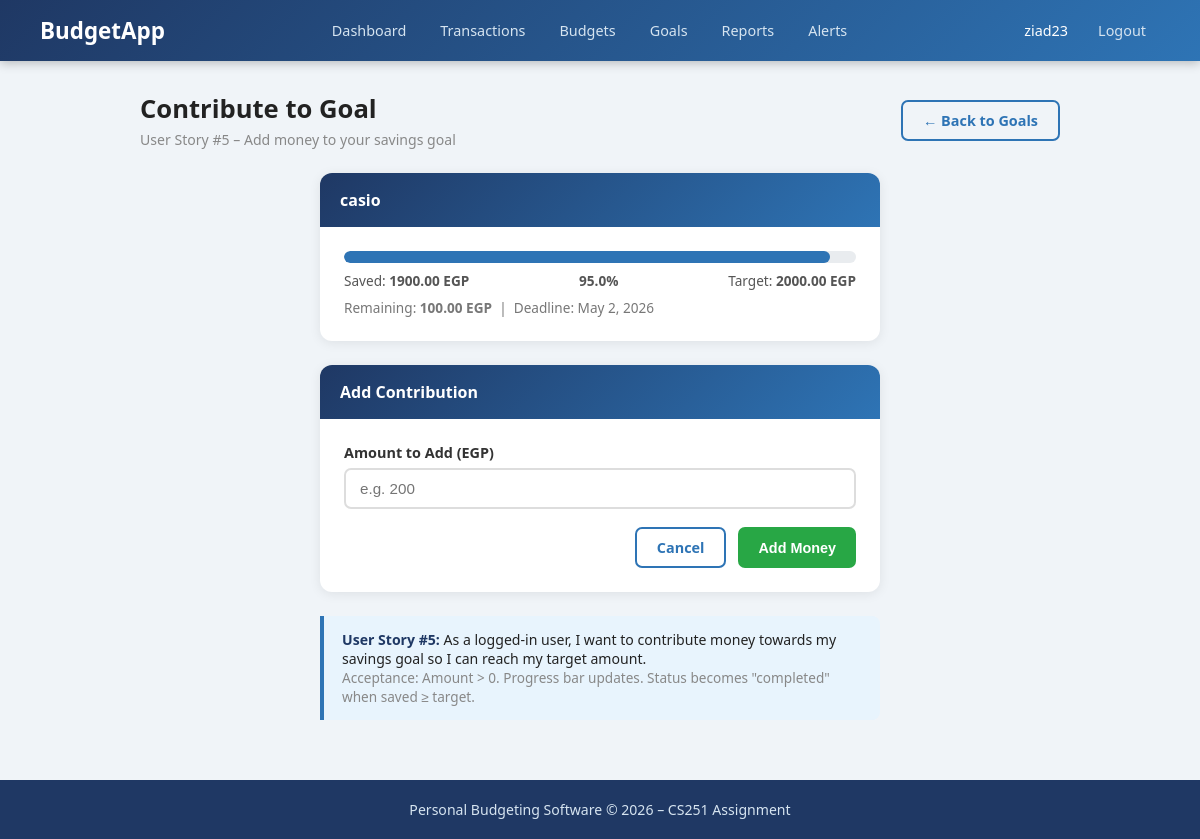
Screenshot of /goals/contribute/2/ (signed in) with the database file from the repository.
### budget/models.py (models this page shows, shortened)
class SavingsGoal(models.Model):
    STATUS_CHOICES = [
        ('active',    'Active'),
        ('completed', 'Completed'),
        ('paused',    'Paused'),
    ]
    user           = models.ForeignKey(User, on_delete=models.CASCADE)
    name           = models.CharField(max_length=200)
    target_amount  = models.DecimalField(max_digits=10, decimal_places=2)
    current_amount = models.DecimalField(max_digits=10, decimal_places=2, default=0)
    deadline       = models.DateField()
    status         = models.CharField(max_length=10, choices=STATUS_CHOICES, default='active')
    created_at     = models.DateTimeField(auto_now_add=True)
    def get_completion_percentage(self):
        if self.target_amount == 0:
            return 0
        pct = (self.current_amount / self.target_amount) * 100
        return round(min(pct, 100), 1)
    class Meta:
        ordering = ['deadline']

### budget/views.py (the view, shortened to what this page needs)
# urls.py: path('goals/contribute/<int:goal_id>/', views.contribute_to_goal_view, name='contribute'),
@login_required
def contribute_to_goal_view(request, goal_id):
    goal   = get_object_or_404(SavingsGoal, id=goal_id, user=request.user)
    errors = {}
    return render(request, 'budget/contribute.html', {
        'goal': goal,
        'errors': errors,
        'remaining': goal.target_amount - goal.current_amount,
    })

### budget/templates/budget/contribute.html (shortened to what this page needs)
{% extends 'budget/base.html' %}
{% block content %}
<div class="page-header">
    <div>
        <h2>Contribute to Goal</h2>
        <p>User Story #5 – Add money to your savings goal</p>
    </div>
    <a href="{% url 'goals' %}" class="btn btn-outline">&#8592; Back to Goals</a>
</div>
<div style="max-width:560px; margin:0 auto;">
    <div class="card" style="margin-bottom:24px;">
        <div class="card-header">{{ goal.name }}</div>
        <div class="card-body">
            <div class="progress-wrap" style="margin-bottom:8px;">
                <div
                    class="progress-bar {% if goal.status == 'completed' %}progress-green{% else %}progress-blue{% endif %}"
                    data-width="{{ goal.get_completion_percentage }}"
                ></div>
            </div>
            <div style="display:flex; justify-content:space-between; font-size:0.85rem; color:#555; margin-bottom:8px;">
                <span>Saved: <strong>{{ goal.current_amount }} EGP</strong></span>
                <span><strong>{{ goal.get_completion_percentage }}%</strong></span>
                <span>Target: <strong>{{ goal.target_amount }} EGP</strong></span>
            </div>
            <div style="margin-top:8px; font-size:0.85rem; color:#777;">
                Remaining: <strong>{{ remaining }} EGP</strong> &nbsp;|&nbsp;
                Deadline: {{ goal.deadline }}
            </div>
        </div>
    </div>
    <div class="card">
        <div class="card-header">Add Contribution</div>
        <div class="card-body">
            <form method="POST" action="{% url 'contribute' goal.id %}">
                <div class="form-group">
                    <label for="amount">Amount to Add (EGP)</label>
                    <input
                        type="number"
                        id="amount"
                        name="amount"
                        class="form-control"
                        placeholder="e.g. 200"
                        step="0.01"
                        min="0.01"
                    >
                </div>
                <div style="display:flex; gap:12px; justify-content:flex-end;">
                    <a href="{% url 'goals' %}" class="btn btn-outline">Cancel</a>
                    <button type="submit" class="btn btn-success">Add Money</button>
                </div>
            </form>
        </div>
    </div>
    <div class="info-box">
        <strong>User Story #5:</strong> As a logged-in user, I want to contribute money
        towards my savings goal so I can reach my target amount.<br>
        <span class="text-muted">
            Acceptance: Amount &gt; 0. Progress bar updates.
            Status becomes "completed" when saved &ge; target.
        </span>
    </div>
</div>
{% endblock %}

### budget/templates/budget/base.html (shortened to what this page needs)
<!DOCTYPE html>
<html lang="en">
<head>
</head>
<body>
<nav class="navbar">
    <a class="navbar-brand" href="{% url 'dashboard' %}">BudgetApp</a>
    {% if user.is_authenticated %}
    <div class="nav-links">
        <a href="{% url 'dashboard' %}">Dashboard</a>
        <a href="{% url 'transaction_list' %}">Transactions</a>
        <a href="{% url 'budget_list' %}">Budgets</a>
        <a href="{% url 'goals' %}">Goals</a>
        <a href="{% url 'reports' %}">Reports</a>
        <a href="{% url 'alerts' %}">Alerts</a>
    </div>
    <div class="nav-links">
        <span class="nav-user">{{ user.username }}</span>
        <a href="{% url 'logout' %}">Logout</a>
    </div>
    {% else %}
    <div class="nav-links">
        <a href="{% url 'login' %}">Login</a>
        <a href="{% url 'signup' %}">Sign Up</a>
    </div>
    {% endif %}
</nav>
<main>
    {% block content %}{% endblock %}
</main>
<footer>
    <p>Personal Budgeting Software &copy; 2026 &ndash; CS251 Assignment</p>
</footer>
</body>
</html>

### budget/templates/budget/base.html (style rules this page uses)
* { margin: 0; padding: 0; box-sizing: border-box; }
body { font-family: 'Segoe UI', Tahoma, Geneva, Verdana, sans-serif; background-color: #f0f4f8; color: #222; }
a { text-decoration: none; color: inherit; }
.navbar { background: linear-gradient(135deg, #1F3864, #2E74B5); padding: 14px 40px; display: flex; align-items: center; justify-content: space-between; flex-wrap: wrap; gap: 10px; box-shadow: 0 2px 10px rgba(0,0,0,0.25); }
.navbar-brand { color: #fff; font-size: 1.4rem; font-weight: 700; }
.nav-links { display: flex; gap: 6px; flex-wrap: wrap; }
.nav-links a { color: #D6E4F0; padding: 7px 14px; border-radius: 6px; font-size: 0.9rem; transition: background 0.2s; }
.nav-user { color: #fff; font-size: 0.9rem; padding: 7px 10px; }
main { max-width: 960px; margin: 30px auto; padding: 0 20px; }
.card { background: #fff; border-radius: 12px; box-shadow: 0 2px 12px rgba(0,0,0,0.08); overflow: hidden; margin-bottom: 24px; }
.card-header { background: linear-gradient(135deg, #1F3864, #2E74B5); color: #fff; padding: 16px 20px; font-size: 1rem; font-weight: 600; }
.card-body { padding: 24px; }
.text-muted { color: #888; font-size: 0.85rem; }
.btn { display: inline-block; padding: 9px 20px; border-radius: 7px; font-size: 0.9rem; font-weight: 600; cursor: pointer; border: none; transition: background 0.2s, opacity 0.2s; }
.btn-success { background: #28a745; color: #fff; }
.btn-outline { background: transparent; color: #2E74B5; border: 2px solid #2E74B5; }
.form-group { margin-bottom: 18px; }
.form-group label { display: block; font-weight: 600; margin-bottom: 6px; font-size: 0.9rem; color: #333; }
.form-control { width: 100%; padding: 10px 14px; border: 2px solid #ddd; border-radius: 7px; font-size: 0.95rem; transition: border-color 0.2s; background: #fff; }
.progress-wrap { background: #e9ecef; border-radius: 20px; height: 12px; overflow: hidden; }
.progress-bar { height: 100%; border-radius: 20px; transition: width 0.4s; }
.progress-blue { background: #2E74B5; }
.page-header { display: flex; justify-content: space-between; align-items: center; margin-bottom: 24px; }
.page-header h2 { font-size: 1.6rem; font-weight: 700; }
.page-header p { color: #888; font-size: 0.88rem; margin-top: 4px; }
.info-box { background: #e8f4fd; border-left: 4px solid #2E74B5; padding: 14px 18px; border-radius: 0 8px 8px 0; margin-top: 20px; font-size: 0.88rem; }
.info-box strong { color: #1F3864; }
footer { background: #1F3864; color: #D6E4F0; text-align: center; padding: 20px; margin-top: 60px; font-size: 0.88rem; }

### rows the page displays
SavingsGoal: name "casio", current_amount "1900.00", get_completion_percentage "95.0", target_amount "2000.00", deadline "May 2, 2026"

### other values shown
{{ user.username }} "ziad23"
{{ remaining }} "100.00"
